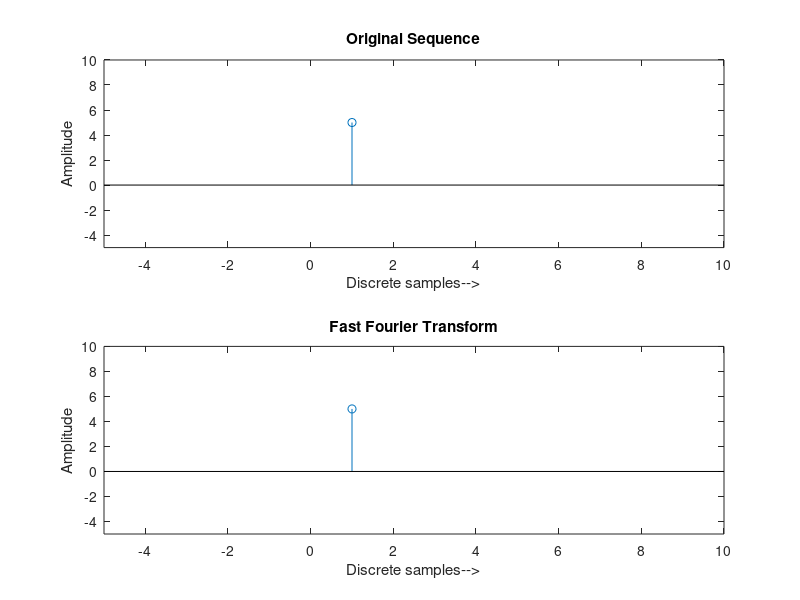

Source code (MATLAB):
clc
clear All
close all

x= input('Enter the sequence: ');
l1= length(x);
%FFT of a sequence
r=fft(x);
disp(r);
l2= length(r);
%Plot the signal

m=1:l1;
subplot(2,1,1)
stem(m,x);
axis([-5 10 -5 10]);
xlabel('Discrete samples-->')
ylabel('Amplitude')
title('Original Sequence')

m=1:l2;
subplot(2,1,2)
stem(m,r);
axis([-5 10 -5 10]);
xlabel('Discrete samples-->')
ylabel('Amplitude')
title('Fast Fourier Transform')